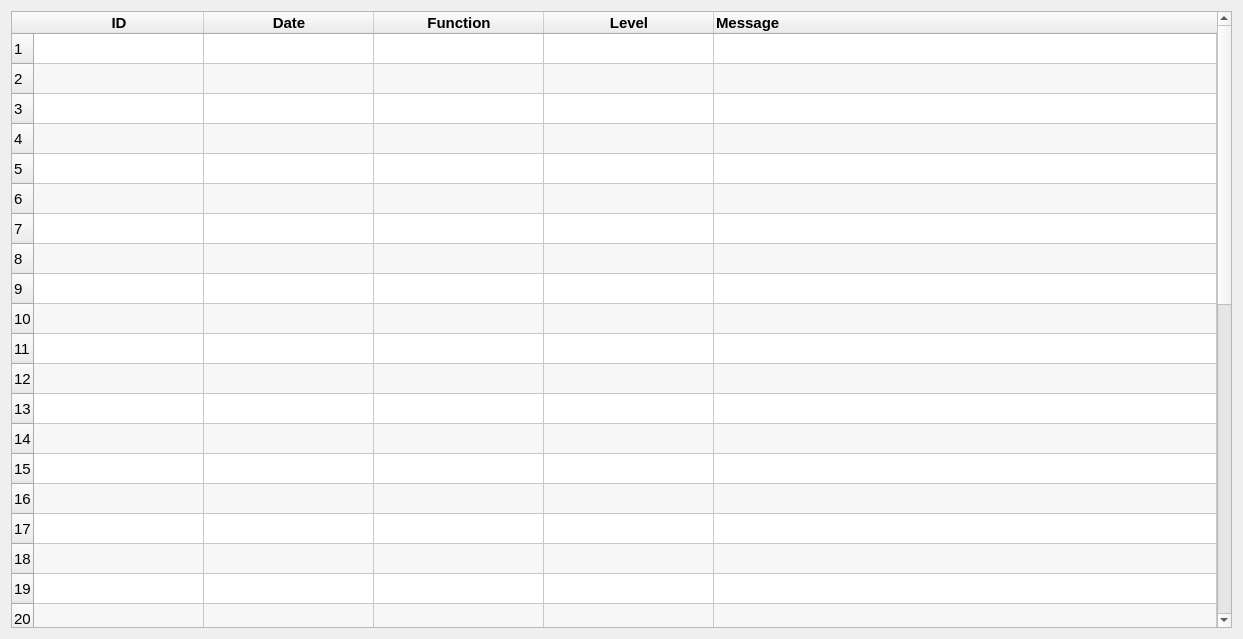
<?xml version="1.0" encoding="UTF-8"?>
<ui version="4.0">
 <class>LogView</class>
 <widget class="QWidget" name="LogView">
  <property name="geometry">
   <rect>
    <x>0</x>
    <y>0</y>
    <width>1243</width>
    <height>639</height>
   </rect>
  </property>
  <property name="minimumSize">
   <size>
    <width>900</width>
    <height>600</height>
   </size>
  </property>
  <property name="windowTitle">
   <string>Log Viewer</string>
  </property>
  <property name="windowIcon">
   <iconset>
    <normaloff>:/resources/icons/images/icons/files.png</normaloff>:/resources/icons/images/icons/files.png</iconset>
  </property>
  <layout class="QVBoxLayout" name="verticalLayout">
   <item>
    <widget class="QTableWidget" name="tableWidget">
     <property name="font">
      <font>
       <pointsize>11</pointsize>
      </font>
     </property>
     <property name="editTriggers">
      <set>QAbstractItemView::EditTrigger::AnyKeyPressed|QAbstractItemView::EditTrigger::DoubleClicked|QAbstractItemView::EditTrigger::EditKeyPressed</set>
     </property>
     <property name="showDropIndicator" stdset="0">
      <bool>false</bool>
     </property>
     <property name="dragDropOverwriteMode">
      <bool>false</bool>
     </property>
     <property name="alternatingRowColors">
      <bool>true</bool>
     </property>
     <property name="selectionBehavior">
      <enum>QAbstractItemView::SelectionBehavior::SelectRows</enum>
     </property>
     <property name="gridStyle">
      <enum>Qt::PenStyle::SolidLine</enum>
     </property>
     <property name="rowCount">
      <number>40</number>
     </property>
     <property name="columnCount">
      <number>5</number>
     </property>
     <attribute name="horizontalHeaderCascadingSectionResizes">
      <bool>true</bool>
     </attribute>
     <attribute name="horizontalHeaderDefaultSectionSize">
      <number>170</number>
     </attribute>
     <attribute name="horizontalHeaderShowSortIndicator" stdset="0">
      <bool>true</bool>
     </attribute>
     <attribute name="horizontalHeaderStretchLastSection">
      <bool>true</bool>
     </attribute>
     <attribute name="verticalHeaderVisible">
      <bool>true</bool>
     </attribute>
     <attribute name="verticalHeaderShowSortIndicator" stdset="0">
      <bool>true</bool>
     </attribute>
     <attribute name="verticalHeaderStretchLastSection">
      <bool>true</bool>
     </attribute>
     <row/>
     <row/>
     <row/>
     <row/>
     <row/>
     <row/>
     <row/>
     <row/>
     <row/>
     <row/>
     <row/>
     <row/>
     <row/>
     <row/>
     <row/>
     <row/>
     <row/>
     <row/>
     <row/>
     <row/>
     <row/>
     <row/>
     <row/>
     <row/>
     <row/>
     <row/>
     <row/>
     <row/>
     <row/>
     <row/>
     <row/>
     <row/>
     <row/>
     <row/>
     <row/>
     <row/>
     <row/>
     <row/>
     <row/>
     <row/>
     <column>
      <property name="text">
       <string>ID</string>
      </property>
      <property name="font">
       <font>
        <pointsize>11</pointsize>
        <bold>true</bold>
       </font>
      </property>
     </column>
     <column>
      <property name="text">
       <string>Date</string>
      </property>
      <property name="font">
       <font>
        <pointsize>11</pointsize>
        <bold>true</bold>
       </font>
      </property>
     </column>
     <column>
      <property name="text">
       <string>Function</string>
      </property>
      <property name="font">
       <font>
        <pointsize>11</pointsize>
        <bold>true</bold>
       </font>
      </property>
     </column>
     <column>
      <property name="text">
       <string>Level</string>
      </property>
      <property name="font">
       <font>
        <pointsize>11</pointsize>
        <bold>true</bold>
       </font>
      </property>
     </column>
     <column>
      <property name="text">
       <string>Message</string>
      </property>
      <property name="font">
       <font>
        <pointsize>11</pointsize>
        <bold>true</bold>
       </font>
      </property>
      <property name="textAlignment">
       <set>AlignLeading|AlignVCenter</set>
      </property>
     </column>
    </widget>
   </item>
  </layout>
 </widget>
 <resources>
  <include location="../icons.qrc"/>
 </resources>
 <connections/>
</ui>
